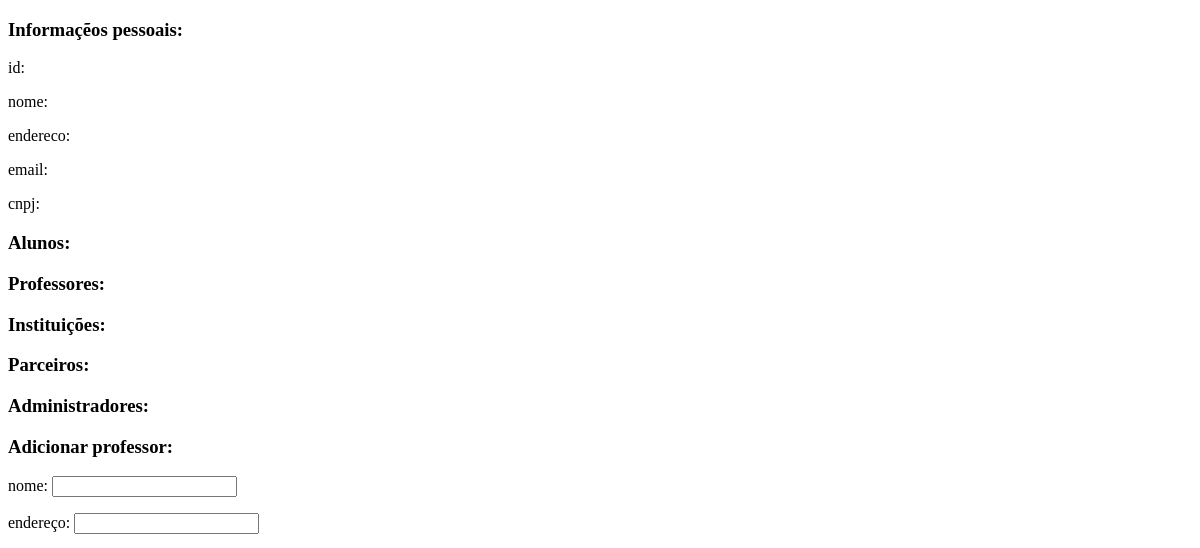
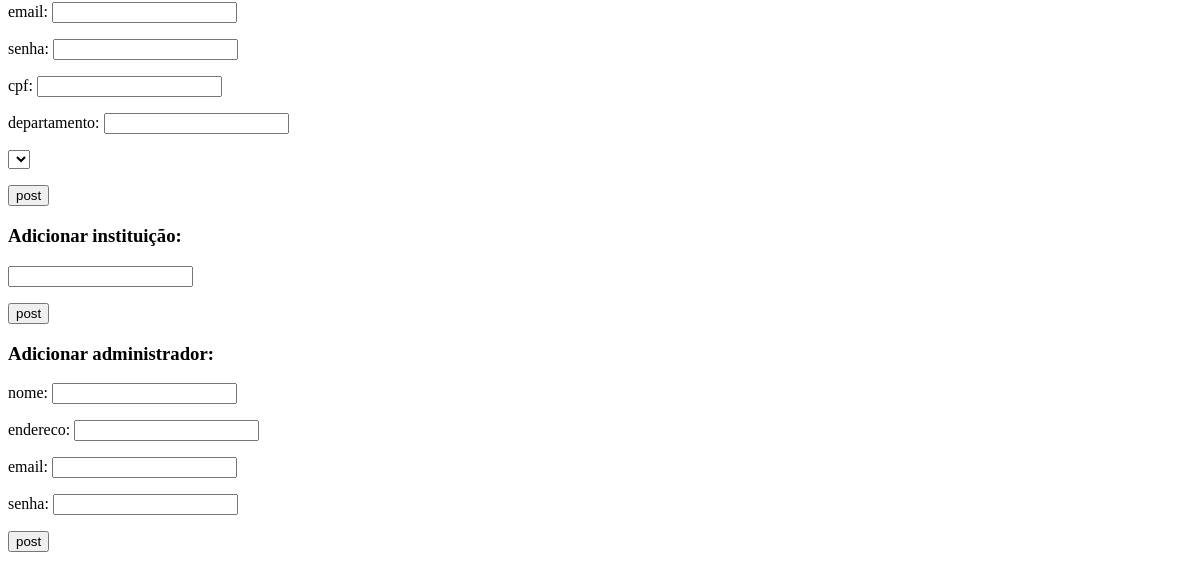
Before: /administrador/1 with the older database file (2 pictures, top to bottom).
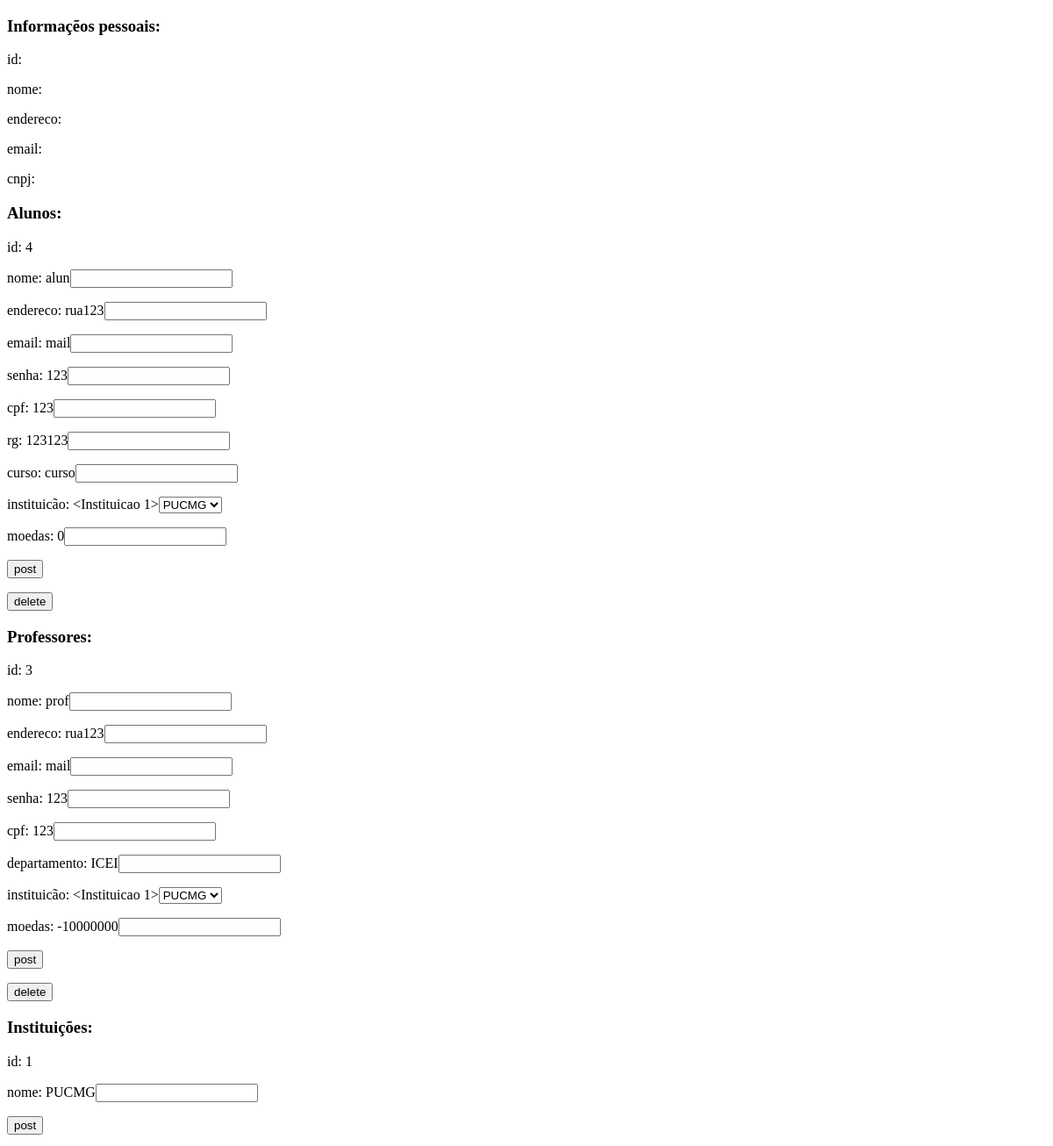
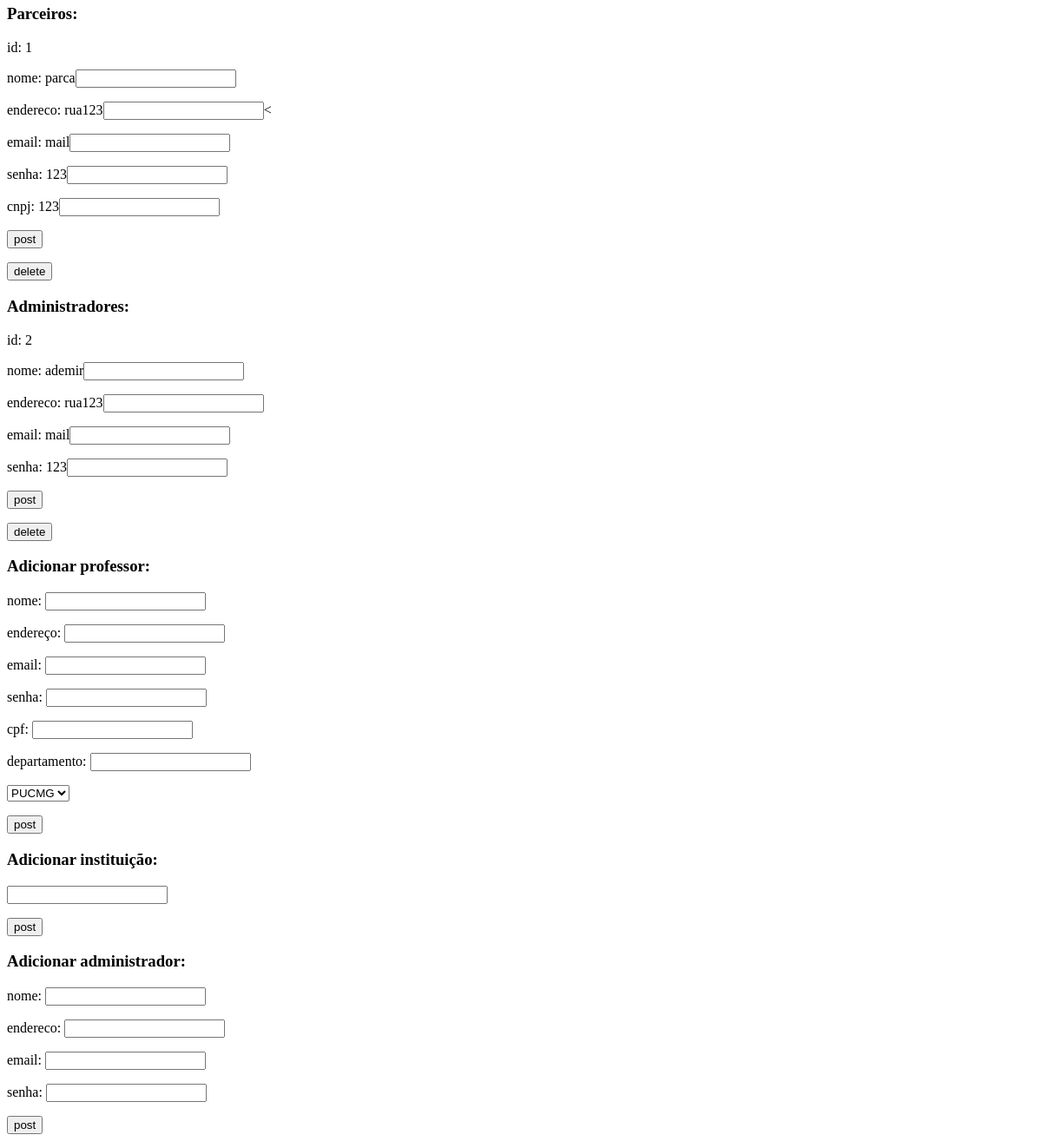
After: the same page with the newer database file (2 pictures, top to bottom).
### model.py (models this page shows)
class Usuario(db.Model):
    id = db.Column(db.Integer, primary_key=True)
    nome = db.Column(db.String(100))
    endereco = db.Column(db.String(150))
    email = db.Column(db.String(50))
    senha = db.Column(db.String(40))
    tipo = db.Column(db.String(20))
    transacoes = db.relationship("Transacao", foreign_keys="[Transacao.origem, Transacao.destino]", backref="usuario", primaryjoin="Usuario.id == Transacao.origem")

class Aluno(Usuario):
    id_aluno = db.Column(db.Integer, db.ForeignKey('usuario.id'), primary_key=True)
    cpf = db.Column(db.Integer)
    rg = db.Column(db.Integer)
    curso = db.Column(db.String(40))
    moedas = db.Column(db.Integer)
    id_instituicao = db.Column(db.Integer, db.ForeignKey('instituicao.id_instituicao'))

class Usuario(db.Model):
    id = db.Column(db.Integer, primary_key=True)
    nome = db.Column(db.String(100))
    endereco = db.Column(db.String(150))
    email = db.Column(db.String(50))
    senha = db.Column(db.String(40))
    tipo = db.Column(db.String(20))
    transacoes = db.relationship("Transacao", foreign_keys="[Transacao.origem, Transacao.destino]", backref="usuario", primaryjoin="Usuario.id == Transacao.origem")

class Professor(Usuario):
    id_professor = db.Column(db.Integer, db.ForeignKey('usuario.id'), primary_key=True)
    cpf = db.Column(db.Integer)
    departamento = db.Column(db.String(40))
    moedas = db.Column(db.Integer)
    id_instituicao = db.Column(db.Integer, db.ForeignKey('instituicao.id_instituicao'))

class Instituicao(db.Model):
    id = db.Column("id_instituicao", db.Integer, primary_key=True)
    nome = db.Column(db.String(40))
    professores = db.relationship("Professor", backref="instituicao")
    alunos = db.relationship("Aluno", backref="instituicao")

class Parceiro(Usuario):
    id_parceiro = db.Column(db.Integer, db.ForeignKey('usuario.id'), primary_key=True)
    cnpj = db.Column(db.Integer)
    produtos = db.relationship("Produto", backref="parceiro", lazy=True)#um parceiro tem vários produtos

class Administrador(Usuario):
    id_administrador = db.Column(db.Integer, db.ForeignKey('usuario.id'), primary_key=True)

### routes.py (the view)
@app.route("/administrador/<int:u>", methods=["POTS", "GET"])
def administrador(u):
    adm = db.session.get(Administrador, u)
    adms = Administrador.query.all()
    parca = Parceiro.query.all()
    prof = Professor.query.all()
    inst = Instituicao.query.all()
    aluno = Aluno.query.all()
    return render_template("administrador.html", adm=adm, adms=adms, parca=parca, prof=prof, inst=inst, aluno=aluno)

### templates/administrador.html (shortened to what this page needs)
<!DOCTYPE html>
<html lang="en">
<head>
</head>
<body>
    <h3>Informaçẽos pessoais: </h3>
    <p>id: {{ adm.id }}</p>
    <p>nome: {{ adm.nome }}</p>
    <p>endereco: {{ adm.endereco }}</p>
    <p>email: {{ adm.email }}</p>
    <p>cnpj: {{ adm.cnpj}}</p>
    <h3>Alunos: </h3>
    {% for al in aluno %}
        <form action="/administrador/{{ adm.id }}/aluno/{{ al.id }}" method="POST">
            <p>id: {{ al.id }}</p>
            <p>nome: {{ al.nome }}<input type="text" name="nome"></p>
            <p>endereco: {{ al.endereco }}<input type="text" name="endereco"></p>
            <p>email: {{ al.email }}<input type="text" name="email"></p>
            <p>senha: {{ al.senha }}<input type="text" name="senha"></p>
            <p>cpf: {{ al.cpf}}<input type="number" name="cpf"></p>
            <p>rg: {{ al.rg }}<input type="number" name="rg"></p>
            <p>curso: {{ al.curso }}<input type="text" name="curso"></p>
            <P>instituicão: {{ al.instituicao }}<select name="instituicao">
                {% for i in inst %}
                    <option value="{{ i.id }}">{{ i.nome }}</option>
                {% endfor %}
            </select></P>
            <p>moedas: {{ al.moedas }}<input type="number" name="moedas"></p>
            <p><input type="submit" value="post"></p>
        </form>
        <form action="/administrador/{{ adm.id }}/rm/aluno/{{ al.id }}" method="REMOVE">
            <input type="submit" value="delete">
        </form>
    {% endfor %}
    <h3>Professores: </h3>
    {% for pr in prof %}
        <form action="/administrador/{{ adm.id }}/prof/{{ pr.id }}" method="POST">
            <p>id: {{ pr.id }}</p>
            <p>nome: {{ pr.nome }}<input type="text" name="nome"></p>
            <p>endereco: {{ pr.endereco }}<input type="text" name="endereco"></p>
            <p>email: {{ pr.email }}<input type="text" name="email"></p>
            <p>senha: {{ pr.senha }}<input type="text" name="senha"></p>
            <p>cpf: {{ pr.cpf}}<input type="number" name="cpf"></p>
            <p>departamento: {{ pr.departamento }}<input type="text" name="departamento"></p>
            <P>instituicão: {{ pr.instituicao }}<select name="instituicao">
                {% for i in inst %}
                    <option value="{{ i.id }}">{{ i.nome }}</option>
                {% endfor %}
            </select></P>
            <p>moedas: {{ pr.moedas }}<input type="number" name="moedas"></p>
            <p><input type="submit" value="post"></p>
        </form>
        <form action="/administrador/{{ adm.id }}/rm/prof/{{ pr.id }}" method="REMOVE">
            <input type="submit" value="delete">
        </form>
    {% endfor %}
    <h3>Instituições: </h3>
    {% for ins in inst %}
        <form action="/administrador/{{ adm.id }}/inst/{{ ins.id }}" method="POST">
            <p>id: {{ ins.id }}</p>
            <p>nome: {{ ins.nome }}<input type="text" name="nome"></p>
            <p><input type="submit" value="post"></p>
        </form>
    {% endfor %}
    <h3>Parceiros: </h3>
    {% for par in parca %}
        <form action="/administrador/{{ adm.id }}/parc/{{ par.id }}" method="POST">
            <p>id: {{ par.id }}</p>
            <p>nome: {{ par.nome }}<input type="text" name="nome"></p>
            <p>endereco: {{ par.endereco }}<input type="text" name="endereco"><</p>
            <p>email: {{ par.email }}<input type="text" name="email"></p>
            <p>senha: {{ par.senha }}<input type="text" name="senha"></p>
            <p>cnpj: {{ par.cnpj}}<input type="text" name="cnpj"></p>
            <p><input type="submit" value="post"></p>
        </form>
        <form action="/administrador/{{ adm.id }}/rm/parc/{{ par.id }}" method="REMOVE">
            <input type="submit" value="delete">
        </form>
    {% endfor %}
    <h3>Administradores: </h3>
    {% for ad in adms %}
        <form action="/administrador/{{ adm.id }}/adim/{{ ad.id }}" method="POST">
            <p>id: {{ ad.id }}</p>
            <p>nome: {{ ad.nome }}<input type="text" name="nome"></p>
            <p>endereco: {{ ad.endereco }}<input type="text" name="endereco"></p>
            <p>email: {{ ad.email }}<input type="text" name="email"></p>
            <p>senha: {{ ad.senha }}<input type="text" name="senha"></p>
            <p><input type="submit" value="post"></p>
        </form>
        <form action="/administrador/{{ adm.id }}/rm/adim/{{ ad.id }}" method="REMOVE">
            <input type="submit" value="delete">
        </form>
    {% endfor %}
    <h3>Adicionar professor: </h3>
    <form action="/administrador/{{ adm.id }}/prof" method="POST">
        <p>nome: <input type="text" name="nome"></p>
        <p>endereço: <input type="text" name="endereco"></p>
        <p>email: <input type="text" name="email"></p>
        <p>senha: <input type="text" name="senha"></p>
        <p>cpf: <input type="number" name="cpf"></p>
        <p>departamento: <input type="text" name="departamento"></p>
        <P><select name="instituicao">
            {% for i in inst %}
                <option value="{{ i.id }}">{{ i.nome }}</option>
            {% endfor %}
        </select></P>
        <p><input type="submit" value="post"></p>
    </form>
    <h3>Adicionar instituição: </h3>
    <form action="/administrador/{{ adm.id }}/inst" method="POST">
        <p><input type="text" name="nome"></p>
        <p><input type="submit" value="post"></p>
    </form>
    <h3>Adicionar administrador: </h3>
    <form action="/administrador/{{ adm.id }}/adim" method="POST">
        <p>nome: <input type="text" name="nome"></p>
        <p>endereco: <input type="text" name="endereco"></p>
        <p>email: <input type="text" name="email"></p>
        <p>senha: <input type="text" name="senha"></p>
        <p><input type="submit" value="post"></p>
    </form>
</body>
</html>

Changed rows visible on the page:
added Aluno: id "4", nome "alun", endereco "rua123", email "mail", senha "123", cpf "123", rg "123123", curso "curso", instituicao "<Instituicao 1>", moedas "0"
added Professor: id "3", nome "prof", endereco "rua123", email "mail", senha "123", cpf "123", departamento "ICEI", instituicao "<Instituicao 1>", moedas "-10000000"
added Instituicao: id "1", nome "PUCMG"
added Parceiro: id "1", nome "parca", endereco "rua123", email "mail", senha "123", cnpj "123"
added Administrador: id "2", nome "ademir", endereco "rua123", email "mail", senha "123"
Other visible differences:
form field instituicao: (not shown) → "PUCMG"
